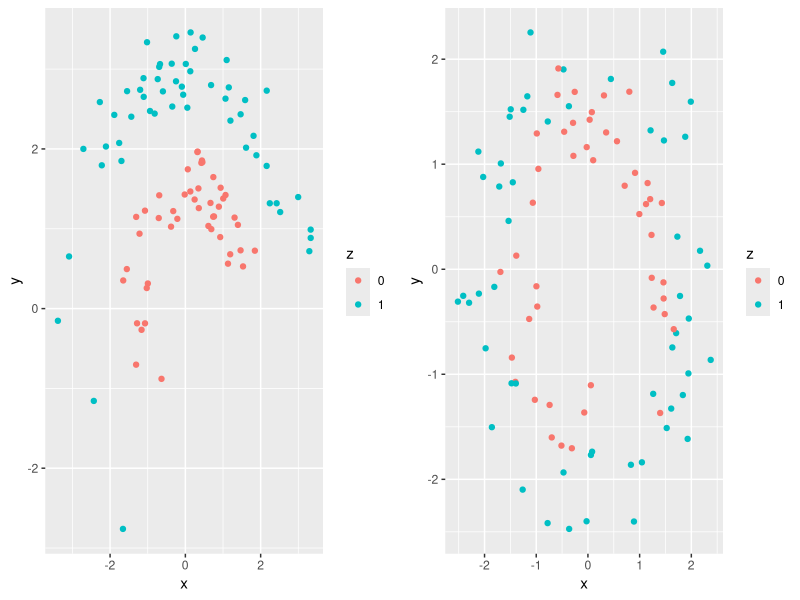
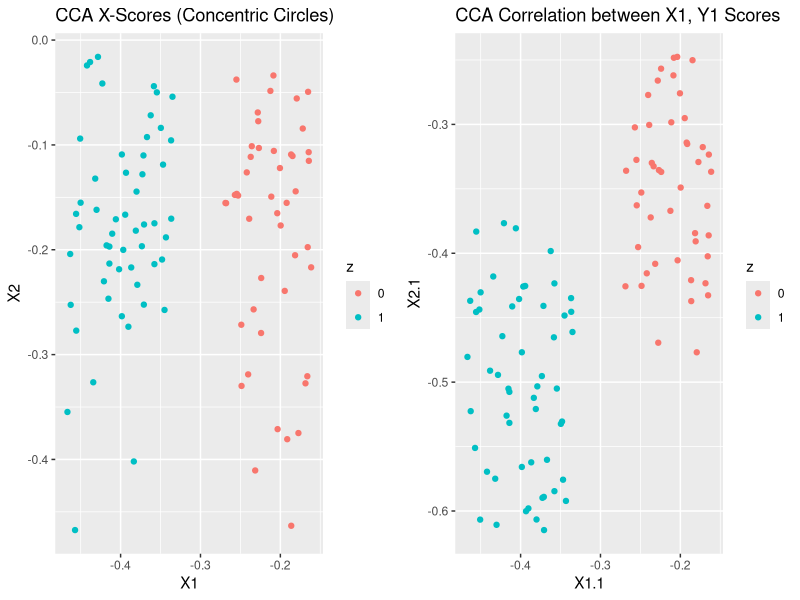
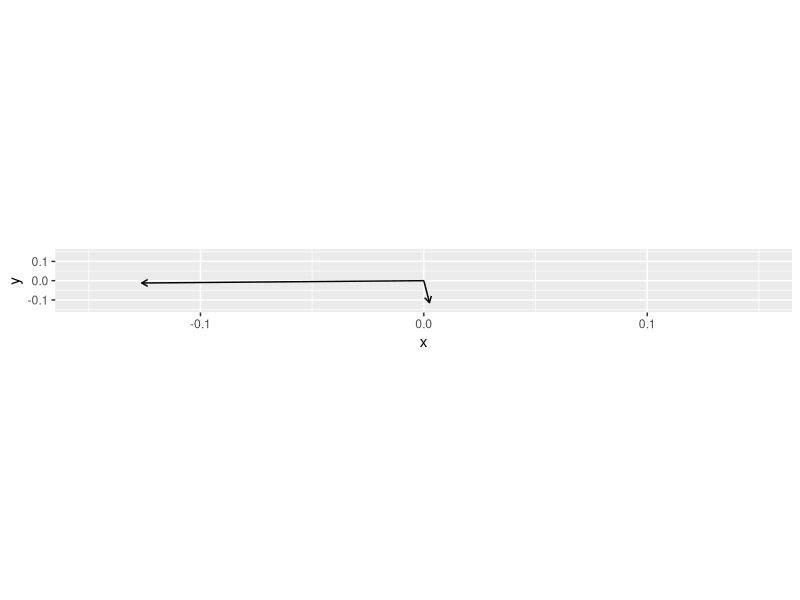

These figures' R source, in order: (Note: this script raises an error after producing the figures.)

################################################################################
# A nonlinear multitable example, made from two concentric circles.
################################################################################

## ---- kcca-libraries ----
# List of packages for session
.packages <- c("kernlab", "plyr", "dplyr", "scales", "grid",
               "gridExtra", "ggplot2", "GGally")

# Install CRAN packages (if not already installed)
.inst <- .packages %in% installed.packages()
if(any(!.inst)) {
  install.packages(.packages[!.inst], repos = "http://cran.rstudio.com/")
}

# Load packages into session 
sapply(.packages, require, character.only = TRUE)
set.seed(04032016)
cat("\014")  # Clear console
rm(list = ls()) # Delete all existing variables
graphics.off() # Close all open plots

## ---- generate-data ----
n <- 100 # number of samples
z <- as.factor(sample(0:1, n, replace = TRUE)) # class labels
X <- list() # will store combined data frames

r <- setNames(c(1, 2.5), c("0", "1")) # radii
X[[1]] <- cbind(r[z], 2 * pi * rbeta(n, 1, 4)) + matrix(runif(2 * n), n, 2)
X[[2]] <- cbind(sqrt(r[z]), 2 * pi * runif(n)) + matrix(runif(2 * n), n, 2)
X <- X %>%
  lapply(function(x) {
    rownames(x) <- NULL
    x
  })

## ---- raw-data-plots ----
X1_df <- data.frame(X[[1]], z)
X1_df$x <- X1_df$X1 * cos(X1_df$X2)
X1_df$y <- X1_df$X1 * sin(X1_df$X2)

X2_df <- data.frame(X[[2]], z)
X2_df$x <- X2_df$X1 * cos(X2_df$X2)
X2_df$y <- X2_df$X1 * sin(X2_df$X2)

p1 <- ggplot(X1_df) +
  geom_point(aes(x = x, y = y, col = z))
p2 <- ggplot(X2_df) +
  geom_point(aes(x = x, y = y, col = z))
grid.arrange(p1, p2, ncol = 2)

## ---- usual-cca ----
cancor_res <- cancor(X[[1]], X[[2]])
cancor_scores <- list(X1 = X[[1]] %*% cancor_res$xcoef,
                      X2 = X[[2]] %*% cancor_res$ycoef)
cor(cancor_scores[[1]][, 1], cancor_scores[[2]][, 1]) %>%
  round(3)

## ---- cca-plots ----
p1 <- ggplot(data.frame(cancor_scores[[1]], z)) +
  geom_point(aes(x = X1, y = X2, col = z)) +
  ggtitle("CCA X-Scores (Concentric Circles)")
p2 <- ggplot(data.frame(cancor_scores, z)) +
  geom_point(aes(x = X1.1, y = X2.1, col = z)) +
  ggtitle("CCA Correlation between X1, Y1 Scores")
grid.arrange(p1, p2, ncol = 2)

## ---- cca-evecs ----
u <- data.frame(t(cancor_res$xcoef))
ggplot(u) +
  geom_segment(aes(x = 0, y = 0, xend = X1, yend = X2),
               arrow = arrow(length = unit(5, "points"))) +
  ylim(-.15, .15) +
  xlim(-.15, .15) +
  coord_fixed(ratio = cancor_res$cor[2] / cancor_res$cor[1])

## ---- kcca ----
kcca_res <- kcca(X[[1]], X[[2]],
                 kernel = "rbfdot",
                 kpar = list(sigma = 2),
                 gamma = .25, ncomps = 2)
round(kcca_res@kcor, 3)
kcca_scores <- list(X1 = kcca_res@xcoef,
                    X2 = kcca_res@ycoef)

## ---- kcca-plots ----
p1 <- ggplot(data.frame(kcca_scores[[1]], z)) +
  geom_point(aes(x = X1, y = X2, col = z))
p2 <- ggplot(data.frame(kcca_scores)) +
  geom_point(aes(x = X1.1, y = X2.1, col = z)) +
  geom_abline(slope = -1, intercept = 0)
grid.arrange(p1, p2, ncol = 2)

## ---- fukumizu-example ----
# http://www.jmlr.org/papers/volume8/fukumizu07a/fukumizu07a.pdf
m <- 1000
n <- 100
z <- runif(m)
u <- z + 0.06 + rnorm(m, 0, .035)
v <- z + 3 + rnorm(m, 0, .035)
u <- u[u > 0 & u < 1.5][1:n]
v <- v[v > 0 & v < 4.1][1:n]
R <- cbind(sqrt(-4 * log(u / 1.5)), sqrt(-4 * log(v / 4.1)))

theta <- list("x" = runif(n, 0, 2 * pi),
              "y" = runif(n, 0, 2 * pi))
X <- data.frame("x" = c(R[, 1] * cos(theta[["x"]]),
                        R[, 2] * cos(theta[["y"]])),
                "y" = c(R[, 1] * sin(theta[["x"]]),
                        R[, 2] * sin(theta[["y"]])),
                "cluster" = c(rep("0", n), rep("1", n)))

ggplot(X) +
  geom_point(aes(x = x, y = y, col = cluster), size = .5, alpha = 0.7) +
  scale_color_manual(values = c("#008080", "#A9A3D7"))

## ---- cca-fukumizu ----
x_list <- list(X = as.matrix(X[X$cluster == "0", 1:2]),
               Y = as.matrix(X[X$cluster == "1", 1:2]))
cancor_res <- cancor(x_list[[1]], x_list[[2]])
cancor_scores <- list(X1 = x_list[[1]] %*% cancor_res$xcoef,
                      X2 = x_list[[2]] %*% cancor_res$ycoef)

## ---- cca-fukumizu-plots ----
ggplot(data.frame(cancor_scores, z)) +
  geom_point(aes(x = X1.1, y = X1.2, col = z)) +
  coord_fixed(ratio = cancor_res$cor[2] / cancor_res$cor[1])
ggplot(data.frame(cancor_scores, z)) +
  geom_point(aes(x = X2.1, y = X2.2, col = z)) +
  coord_fixed(ratio = cancor_res$cor[2] / cancor_res$cor[1])

 # correlation between scores
ggplot(data.frame(cancor_scores, z)) +
  geom_point(aes(x = X1.1, y = X2.1, col = z)) +
  coord_fixed()

## ---- kcca-fukumizu ----
kcca_res <- kcca(x_list[[1]], x_list[[2]], kpar = list(sigma = .01))
kcca_scores <- list(X1 = kcca_res@xcoef, X2 = kcca_res@ycoef)
plot(x_list[[1]][, 1], kcca_scores$X1[, 1])

## ---- kcca-fukumizu-plots ----
x_res <- data.frame(X, score = c(kcca_scores$X1[, 1], kcca_scores$X2[, 1]))

ggplot(x_res) +
  geom_point(aes(x = x, y = y, col = score, shape = cluster)) +
  scale_color_gradient(low = "#36191E", high = "#E3809C")

ggplot(data.frame(kcca_scores, R = R[, 1])) +
  geom_point(aes(x = X1.1, y = X2.1, col = R))
ggplot(data.frame(kcca_scores, R = R[, 1])) +
  geom_point(aes(x = X1.2, y = X2.2, col = R))
